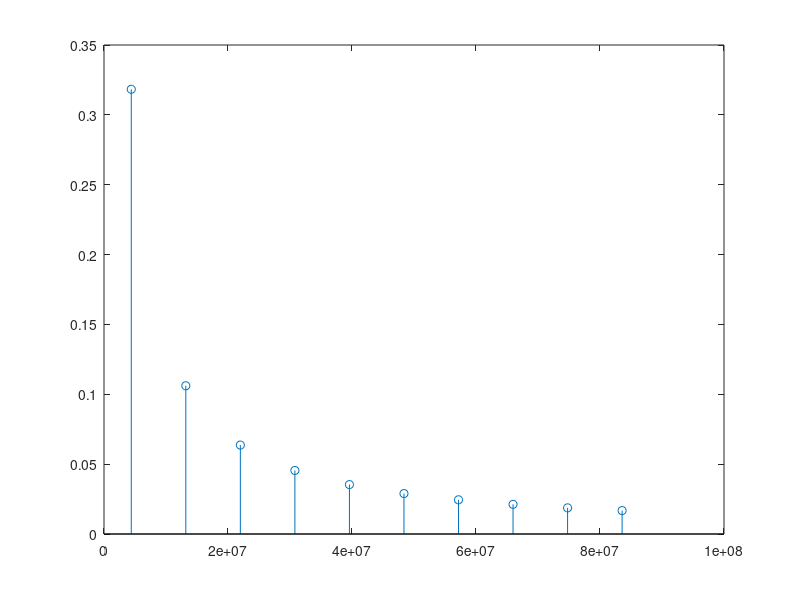
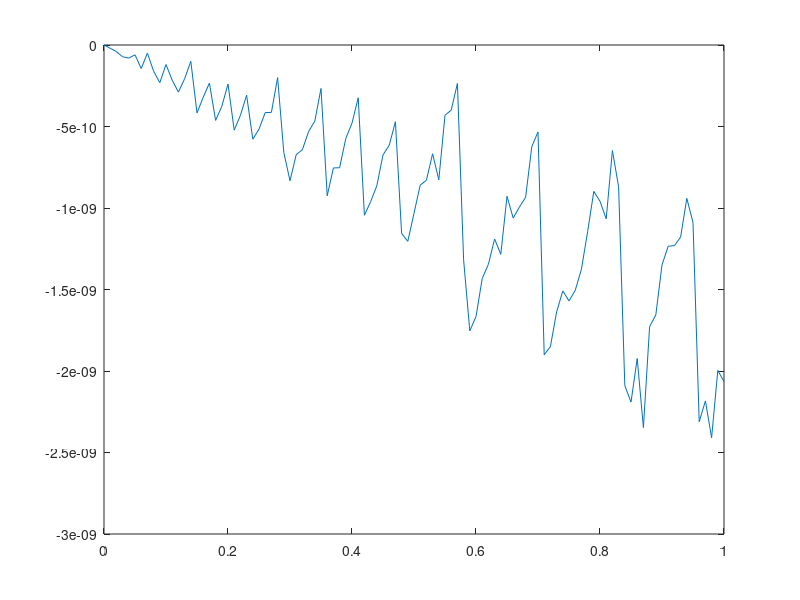

Reproduce these figures in MATLAB, in order.
clear all

Ac = 250e-3; % Vpp
f = 0.7e6; % Hz
w = 2*pi*f;

k = (1:10)';
n = 2*k-1;

Bn = Ac*4./(pi.*n);
wn = w*n;

figure(1);
stem(n*w ,Bn);

% s01 = @(x) 0.3183*sin(4.3982e6*x);
% s03 = @(x) 0.1061*sin(1.3196e7*x);
% s05 = @(x) 0.0637*sin(2.1991e7*x);
% s07 = @(x) 0.0455*sin(3.0788e7*x);
% s09 = @(x) 0.0354*sin(3.9584e7*x);
% s11 = @(x) 0.0289*sin(4.8381e7*x);
% s13 = @(x) 0.0245*sin(5.7177e7*x);
% s15 = @(x) 0.0212*sin(6.5973e7*x);
% s17 = @(x) 0.0287*sin(7.4660e7*x);
% s19 = @(x) 0.0168*sin(8.3566e7*x);

s01 = @(x) Ac*4/pi/1*sin(w*1*x);
s03 = @(x) Ac*4/pi/3*sin(w*3*x);
s05 = @(x) Ac*4/pi/5*sin(w*5*x);
s07 = @(x) Ac*4/pi/7*sin(w*7*x);
s09 = @(x) Ac*4/pi/9*sin(w*9*x);
s11 = @(x) Ac*4/pi/11*sin(w*11*x);
s13 = @(x) Ac*4/pi/13*sin(w*13*x);
s15 = @(x) Ac*4/pi/15*sin(w*15*x);
s17 = @(x) Ac*4/pi/17*sin(w*17*x);
s19 = @(x) Ac*4/pi/19*sin(w*19*x);

xx = (0:1e-2:1);
Sf = s01(xx)+s03(xx)+s05(xx)+s07(xx)+s09(xx)+s11(xx)+s13(xx)+s15(xx)+s17(xx)+s19(xx);


figure(2);
plot(xx,Sf);


